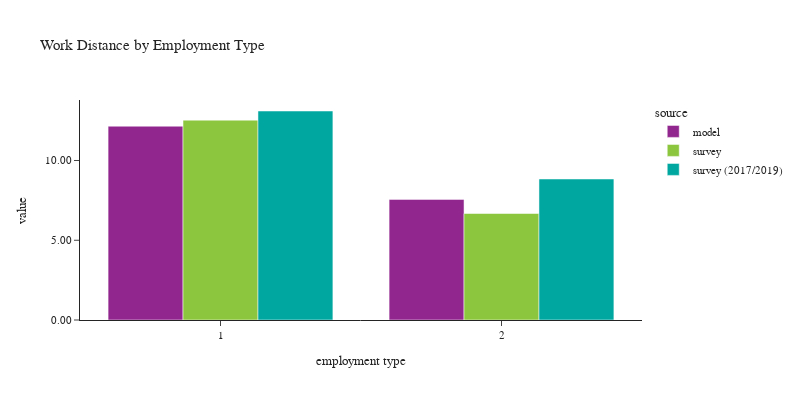

Notebook cell for this chart:
### Code cell
plot_work_location(df_workers, 'pwtyp', 'Employment Type', 'employment type')

### Figure 1 — Plotly figure (JSON) as saved in the notebook; plotly's stock layout.template omitted (floating-point values rounded to 4 significant figures)
{"data": [{"alignmentgroup": "True", "customdata": [[1786159], [436867]], "hovertemplate": "source=model<br>pwtyp=%{x}<br>value=%{y}<br>sample count=%{customdata[0]}<extra></extra>", "legendgroup": "model", "marker": {"color": "#91268F", "pattern": {"shape": ""}}, "name": "model", "offsetgroup": "model", "orientation": "v", "showlegend": true, "textposition": "auto", "type": "bar", "x": [1, 2], "xaxis": "x", "y": [12.15, 7.562], "yaxis": "y"}, {"alignmentgroup": "True", "customdata": [[2335], [488]], "hovertemplate": "source=survey<br>pwtyp=%{x}<br>value=%{y}<br>sample count=%{customdata[0]}<extra></extra>", "legendgroup": "survey", "marker": {"color": "#8CC63E", "pattern": {"shape": ""}}, "name": "survey", "offsetgroup": "survey", "orientation": "v", "showlegend": true, "textposition": "auto", "type": "bar", "x": [1, 2], "xaxis": "x", "y": [12.53, 6.676], "yaxis": "y"}, {"alignmentgroup": "True", "customdata": [[5123], [847]], "hovertemplate": "source=survey (2017/2019)<br>pwtyp=%{x}<br>value=%{y}<br>sample count=%{customdata[0]}<extra></extra>", "legendgroup": "survey (2017/2019)", "marker": {"color": "#00A7A0", "pattern": {"shape": ""}}, "name": "survey (2017/2019)", "offsetgroup": "survey (2017/2019)", "orientation": "v", "showlegend": true, "textposition": "auto", "type": "bar", "x": [1, 2], "xaxis": "x", "y": [13.1, 8.84], "yaxis": "y"}], "layout": {"barmode": "group", "font": {"size": 11}, "height": 400, "legend": {"title": {"text": "source"}, "tracegroupgap": 0}, "title": {"text": "Work Distance by Employment Type"}, "width": 800, "xaxis": {"anchor": "y", "domain": [0, 1], "title": {"text": "employment type"}}, "yaxis": {"anchor": "x", "domain": [0, 1], "tickformat": ".2f", "title": {"text": "value"}}}}
